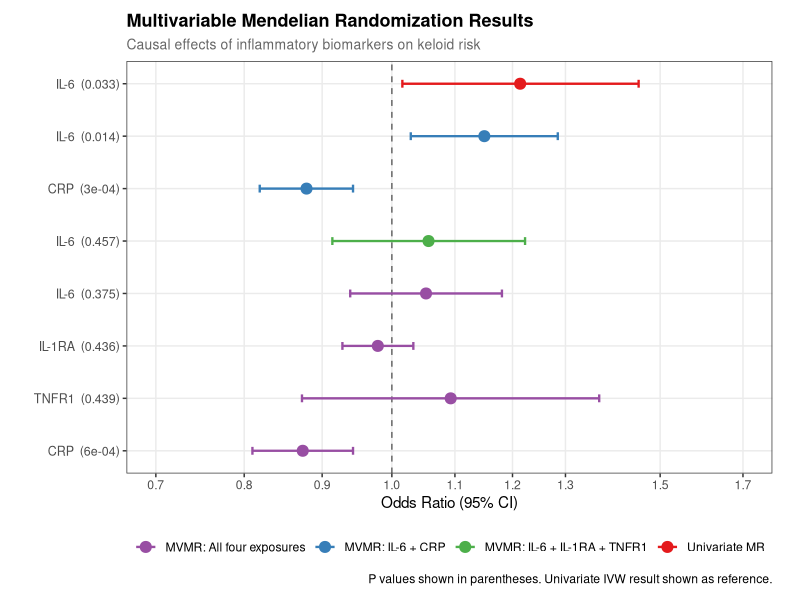

This chart was generated by the following R code:
# MVMR Forest Plot
library(ggplot2)

# Data for forest plot
dat <- data.frame(
  Model = c(
    "Univariate IVW (ref)",
    "MVMR: IL-6 + CRP",
    "MVMR: IL-6 + CRP",
    "MVMR: IL-6 + IL-1RA + TNFR1",
    "MVMR: IL-6 + IL-1RA + TNFR1 + CRP",
    "MVMR: IL-6 + IL-1RA + TNFR1 + CRP",
    "MVMR: IL-6 + IL-1RA + TNFR1 + CRP",
    "MVMR: IL-6 + IL-1RA + TNFR1 + CRP"
  ),
  Exposure = c(
    "IL-6",
    "IL-6", "CRP",
    "IL-6",
    "IL-6", "IL-1RA", "TNFR1", "CRP"
  ),
  OR = c(1.214, 1.150, 0.879, 1.057, 1.053, 0.979, 1.093, 0.874),
  Lower = c(1.016, 1.029, 0.819, 0.914, 0.939, 0.928, 0.873, 0.810),
  Upper = c(1.452, 1.285, 0.943, 1.223, 1.181, 1.033, 1.368, 0.943),
  Pval = c(0.033, 0.014, 0.0003, 0.457, 0.375, 0.436, 0.439, 0.0006)
)

# Create label column
dat$Label <- paste0(dat$Model, " | ", dat$Exposure)
dat$Label <- factor(dat$Label, levels = rev(dat$Label))

# Create proper model grouping labels
dat$Group <- ""
for (i in 1:nrow(dat)) {
  if (dat$Model[i] == "Univariate IVW (ref)") {
    dat$Group[i] <- "Univariate MR"
  } else if (dat$Model[i] == "MVMR: IL-6 + CRP") {
    dat$Group[i] <- "MVMR: IL-6 + CRP"
  } else if (dat$Model[i] == "MVMR: IL-6 + IL-1RA + TNFR1") {
    dat$Group[i] <- "MVMR: IL-6 + IL-1RA + TNFR1"
  } else {
    dat$Group[i] <- "MVMR: All four exposures"
  }
}

# Manual y positions for better grouping
dat$y <- nrow(dat):1

# Reference line for OR=1
ref_line <- 1

p <- ggplot(dat, aes(x = OR, y = y)) +
  geom_vline(xintercept = ref_line, linetype = "dashed", color = "grey40", linewidth = 0.5) +
  geom_errorbarh(aes(xmin = Lower, xmax = Upper, color = Group), height = 0.15, linewidth = 0.8) +
  geom_point(aes(color = Group, fill = Group), size = 3, shape = 21, stroke = 0.8) +
  scale_y_continuous(
    breaks = dat$y,
    labels = paste0(dat$Exposure, "  (", dat$Pval, ")"),
    name = ""
  ) +
  scale_x_log10(breaks = c(0.7, 0.8, 0.9, 1.0, 1.1, 1.2, 1.3, 1.5, 1.7),
                name = "Odds Ratio (95% CI)") +
  scale_color_manual(values = c(
    "Univariate MR" = "#E41A1C",
    "MVMR: IL-6 + CRP" = "#377EB8",
    "MVMR: IL-6 + IL-1RA + TNFR1" = "#4DAF4A",
    "MVMR: All four exposures" = "#984EA3"
  )) +
  scale_fill_manual(values = c(
    "Univariate MR" = "#E41A1C",
    "MVMR: IL-6 + CRP" = "#377EB8",
    "MVMR: IL-6 + IL-1RA + TNFR1" = "#4DAF4A",
    "MVMR: All four exposures" = "#984EA3"
  )) +
  labs(
    title = "Multivariable Mendelian Randomization Results",
    subtitle = "Causal effects of inflammatory biomarkers on keloid risk",
    caption = "P values shown in parentheses. Univariate IVW result shown as reference."
  ) +
  theme_bw(base_size = 11) +
  theme(
    plot.title = element_text(face = "bold", size = 13),
    plot.subtitle = element_text(size = 10, color = "grey40"),
    legend.position = "bottom",
    legend.title = element_blank(),
    axis.text.y = element_text(size = 9),
    panel.grid.minor = element_blank(),
    plot.margin = margin(10, 20, 10, 10)
  ) +
  coord_cartesian(xlim = c(0.7, 1.7))

# Save
setwd("F:/MR/Interleukin-6 levels and keloids/数据/Multivariable MR 数据")
ggsave("pic.MVMR_forest_plot.png", plot = p, width = 9, height = 5, dpi = 300)
cat("✓ Saved: pic.MVMR_forest_plot.png\n")
